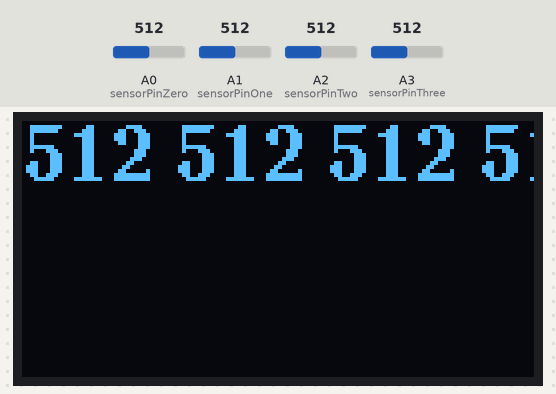
A sketch run on a simulated Arduino Uno, built with avr-gcc and run on an emulated ATmega328P. Shown: 128×64 one-colour display. Inputs (shaded band) come from the test bench; at power-on: A0 (sensorPinZero) = 512, A1 (sensorPinOne) = 512, A2 (sensorPinTwo) = 512, A3 (sensorPinThree) = 512. What the sketch prints to the serial monitor is not drawn.

Above: at 6.0 s.
6.1 s: A0 (sensorPinZero) set to 95
At 11.1 s:
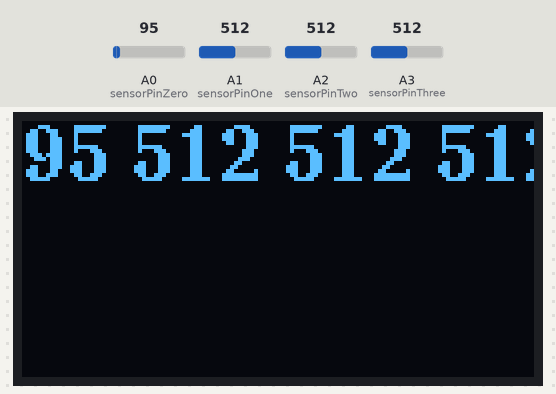
12.3 s: A0 (sensorPinZero) set to 80
At 16.2 s:
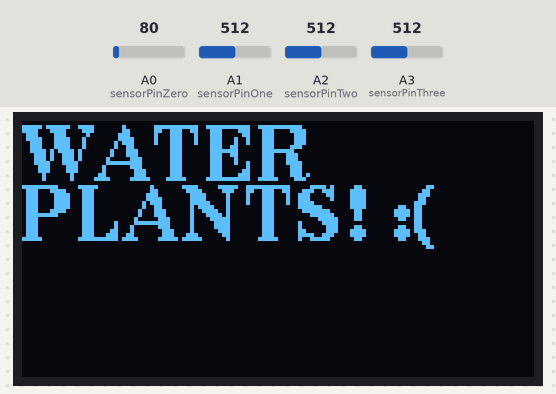
18.5 s: A0 (sensorPinZero) set to 100
At 22.1 s:
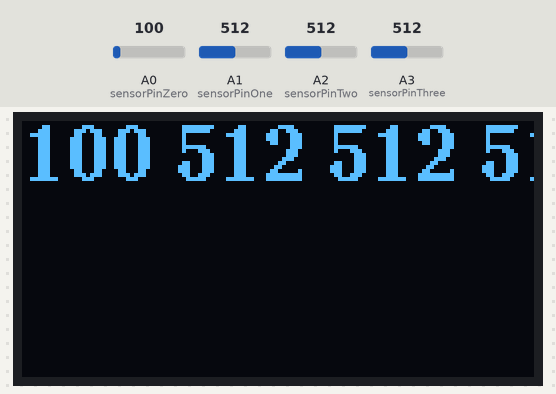
24.7 s: A1 (sensorPinOne) set to 716
At 26.8 s:
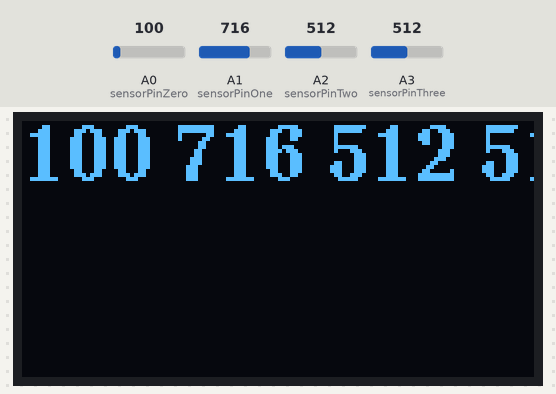
30.9 s: A2 (sensorPinTwo) set to 716
At 32.7 s:
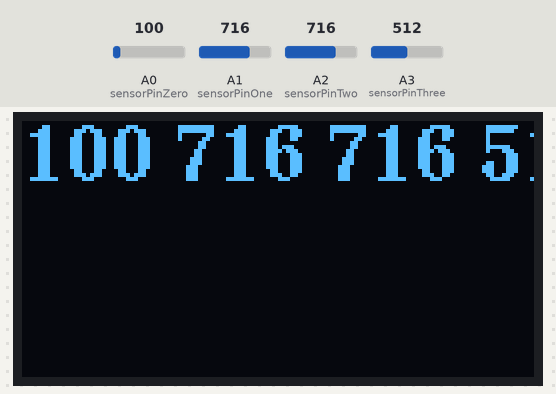
37.1 s: A3 (sensorPinThree) set to 716
At 42.1 s:
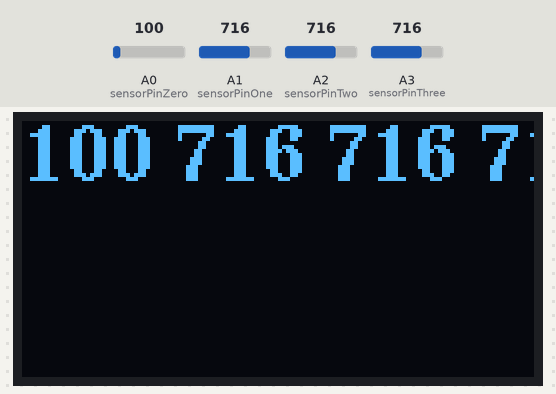
Timing chart, 0 to 43.6 s (numbered marks = the images above; inputs shaded):
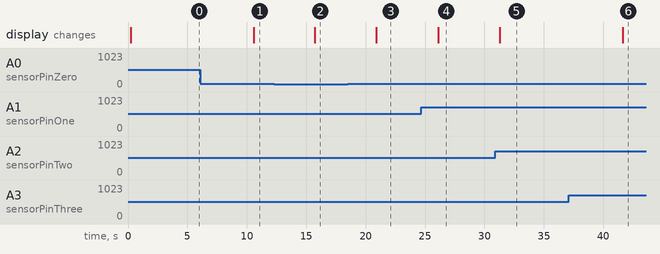

Measured:
- the behaviour switches between 90 and 89 on A0 (sensorPinZero) (found by bisection; images 1 and 2)
- after the input at 6.1 s, the display: changes after 4.5 s (image 1)
- after the input at 12.3 s, the display: changes after 3.4 s (image 2)
- after the input at 18.5 s, the display: changes after 2.4 s (image 3)
- after the input at 24.7 s, the display: changes after 1.4 s (image 4)
- after the input at 30.9 s, the display: changes after 0.39 s (image 5)
- after the input at 37.1 s, the display: changes after 4.6 s (image 6)

The sketch:

moisture_detector.ino
```cpp
#include <Arduino.h>
#include <U8g2lib.h>

#ifdef U8X8_HAVE_HW_SPI
#include <SPI.h>
#endif
#ifdef U8X8_HAVE_HW_I2C
#include <Wire.h>
#endif

U8G2_SSD1306_128X64_ALT0_F_HW_I2C u8g2(U8G2_R0, /* reset=*/ U8X8_PIN_NONE); // SSD1306 and SSD1308Z are compatible

// U8G2_SSD1306_128X64_NONAME_F_SW_I2C u8g2(U8G2_R0, /* clock=*/ SCL, /* data=*/ SDA, /* reset=*/ U8X8_PIN_NONE);    //Low spped I2C

int sensorPinZero = A0;
int sensorPinOne = A1;
int sensorPinTwo = A2;
int sensorPinThree = A3;
int sensorValues[4];
bool happyPlants = true;

void setup(void) {
  u8g2.begin();
  Serial.begin(9600);
}

int returnValue(int sensor){
  switch(sensor){
    case 0:
      return analogRead(sensorPinZero);
      break;
    case 1:
      return analogRead(sensorPinOne);
      break;
    case 2:
      return analogRead(sensorPinTwo);
      break;
    case 3:
      return analogRead(sensorPinThree);
      break;
  }
}

bool lowMoistCheck(void){
  for(int j = 0; j < 4; j++){
    if(sensorValues[j] < 90){
      Serial.println("SAD PLANTS!!!");
      return false;
    } else {
      Serial.print(j);
      Serial.println(" is a happy plant!");
    }
  }
}


void loop(void) {
  // sensorValue = analogRead(sensorPinOne);
  // char valueToScreen = sensorValue;
  // Serial.print("Moisture = " );
  // Serial.println(sensorValue);
  // u8g2.firstPage();
  // do{
  //   u8g2.setFont(u8g2_font_ncenB14_tr);
  //   u8g2.setCursor(0, 15);
  //   u8g2.print(sensorValue);
  // } while (u8g2.nextPage());
  // delay(1000);
  for(int i = 0; i < 4 ; i++){
    sensorValues[i] = returnValue(i);
  }
  Serial.print("sensor 0:");
  Serial.println(sensorValues[0]);
  Serial.print("sensor 1:");
  Serial.println(sensorValues[1]);
  Serial.print("sensor 2:");
  Serial.println(sensorValues[2]);
  Serial.print("sensor 3:");
  Serial.println(sensorValues[3]);
  Serial.println("=============================================");

  u8g2.firstPage();

  if(!lowMoistCheck()){
    do{
      u8g2.setFont(u8g2_font_ncenB14_tr);
      u8g2.setCursor(0, 15);
      u8g2.print("WATER" );
      u8g2.setCursor(0, 30);
      u8g2.print("PLANTS! :(");
    } while (u8g2.nextPage());

  } else {
    do{
      u8g2.setFont(u8g2_font_ncenB14_tr);
      u8g2.setCursor(0, 15);
      u8g2.print(sensorValues[0]);
      u8g2.print(" ");
      u8g2.print(sensorValues[1]);
      u8g2.print(" ");
      u8g2.print(sensorValues[2]);
      u8g2.print(" ");
      u8g2.print(sensorValues[3]);
      u8g2.print(" ");


    } while (u8g2.nextPage());

  }

  delay(5000);
}
```
